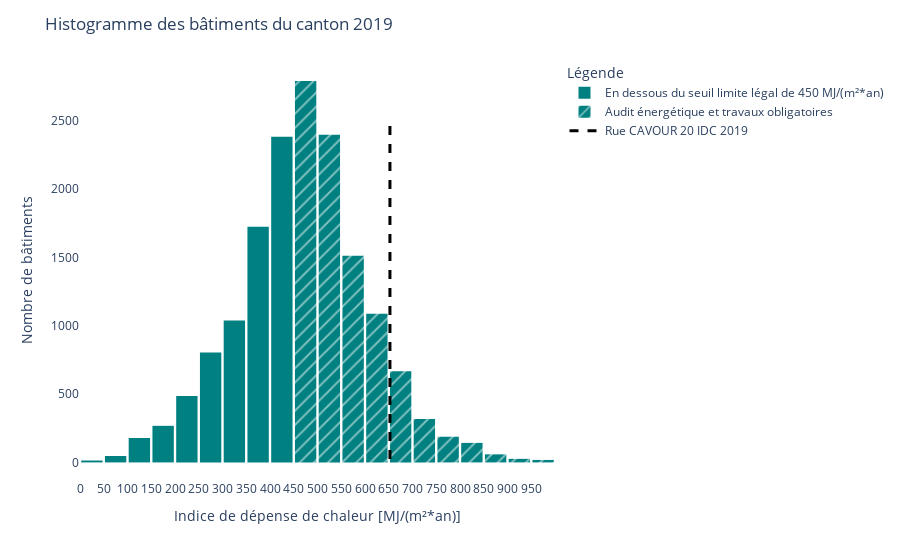

Source (notebook cell):
### Code cell
conn = psycopg2.connect(
        host="localhost",
        database="postgis_sitg",
        user="postgres",
        password="postgres",
        port="5432")

# Set the schema and table names
table_name = "SCANE_INDICE_MOYENNES_3_ANS"
schema_name = "sitg"

limite_outlier = 1000

with conn.cursor() as cur:
    # Get the headers with the applied filters
    cur.execute(f"SELECT annee, indice FROM {schema_name}.{table_name} WHERE adresse = %s AND annee = %s", (nom_rue, annee_idc))
    headers_idc = cur.fetchall()

    # Get the headers with the applied filters
    cur.execute(f"SELECT annee, indice, renovation FROM {schema_name}.{table_name} WHERE indice::integer < {limite_outlier} AND annee = %s", (annee_idc,))
    headers_histo = cur.fetchall()

# ligne idc du bâtiment sur histogramme
idc_annee_calcul = pd.DataFrame(headers_idc, columns=['annee', 'indice'])
idc_annee_calcul['indice'] = idc_annee_calcul['indice'].astype(int)
idc_annee_calcul['annee'] = idc_annee_calcul['annee'].astype(int)
idc_annee_calcul = idc_annee_calcul.iloc[0][1]

# data histogramme
df_plot3  = pd.DataFrame(headers_histo, columns=['annee', 'indice', 'renovation'])
df_plot3['indice'] = df_plot3['indice'].astype(int)
df_plot3['annee'] = df_plot3['annee'].astype(int)

# histo
fig3 = px.histogram(df_plot3, x='indice', pattern_shape='renovation', nbins=25, pattern_shape_sequence=["", "/"])
## ligne verticale
#fig3.add_vline(x=idc_annee_calcul, line_dash = 'dash', line_color = 'black', name=nom_rue)
fig3.add_trace(go.Scatter(x=[idc_annee_calcul,idc_annee_calcul],
    y=[25,2500], 
    mode='lines', 
    line=dict(color='black', width=3, dash='dash'),
    name=nom_rue + ' IDC ' + str(annee_idc)))
## rendre joli le truc
fig3.update_layout(
    title="Histogramme des bâtiments du canton " + str(annee_idc),
    xaxis_title="Indice de dépense de chaleur [MJ/(m²*an)]",
    yaxis_title="Nombre de bâtiments",
    legend_title="Légende",
    ### xticks
    xaxis = dict(tickmode = 'linear', dtick = 50),
    ### modifier couleur fond et style
    paper_bgcolor="rgba(0,0,0,0)",
    plot_bgcolor="rgba(0,0,0,0)",
    modebar = dict(bgcolor='rgba(0, 0, 0, 0)'),
    bargap=0.10)
## couleur de histo
fig3.update_traces(marker=dict(color="teal", line_color="black"))

fig3.show()

### Figure 1 — Plotly figure (JSON) as saved in the notebook; plotly's stock layout.template omitted (floating-point values rounded to 4 significant figures; data arrays with more than 128 entries replaced by an {"elided": "..."} marker saying what was removed)
{"data": [{"alignmentgroup": "True", "bingroup": "x", "hovertemplate": "renovation=En dessous du seuil limite légal de 450 MJ/(m²*an)<br>indice=%{x}<br>count=%{y}<extra></extra>", "legendgroup": "En dessous du seuil limite légal de 450 MJ/(m²*an)", "marker": {"color": "teal", "line": {"color": "black"}, "pattern": {"shape": ""}}, "name": "En dessous du seuil limite légal de 450 MJ/(m²*an)", "nbinsx": 25, "offsetgroup": "En dessous du seuil limite légal de 450 MJ/(m²*an)", "orientation": "v", "showlegend": true, "type": "histogram", "x": {"elided": "6949 int values"}, "xaxis": "x", "yaxis": "y"}, {"alignmentgroup": "True", "bingroup": "x", "hovertemplate": "renovation=Audit énergétique et travaux obligatoires<br>indice=%{x}<br>count=%{y}<extra></extra>", "legendgroup": "Audit énergétique et travaux obligatoires", "marker": {"color": "teal", "line": {"color": "black"}, "pattern": {"shape": "/"}}, "name": "Audit énergétique et travaux obligatoires", "nbinsx": 25, "offsetgroup": "Audit énergétique et travaux obligatoires", "orientation": "v", "showlegend": true, "type": "histogram", "x": {"elided": "9214 int values"}, "xaxis": "x", "yaxis": "y"}, {"line": {"color": "black", "dash": "dash", "width": 3}, "marker": {"color": "teal", "line": {"color": "black"}}, "mode": "lines", "name": "Rue CAVOUR 20 IDC 2019", "type": "scatter", "x": [652, 652], "y": [25, 2500]}], "layout": {"bargap": 0.1, "barmode": "relative", "legend": {"title": {"text": "Légende"}, "tracegroupgap": 0}, "margin": {"t": 60}, "modebar": {"bgcolor": "rgba(0, 0, 0, 0)"}, "paper_bgcolor": "rgba(0,0,0,0)", "plot_bgcolor": "rgba(0,0,0,0)", "title": {"text": "Histogramme des bâtiments du canton 2019"}, "xaxis": {"anchor": "y", "domain": [0, 1], "dtick": 50, "tickmode": "linear", "title": {"text": "Indice de dépense de chaleur [MJ/(m²*an)]"}}, "yaxis": {"anchor": "x", "domain": [0, 1], "title": {"text": "Nombre de bâtiments"}}}}
